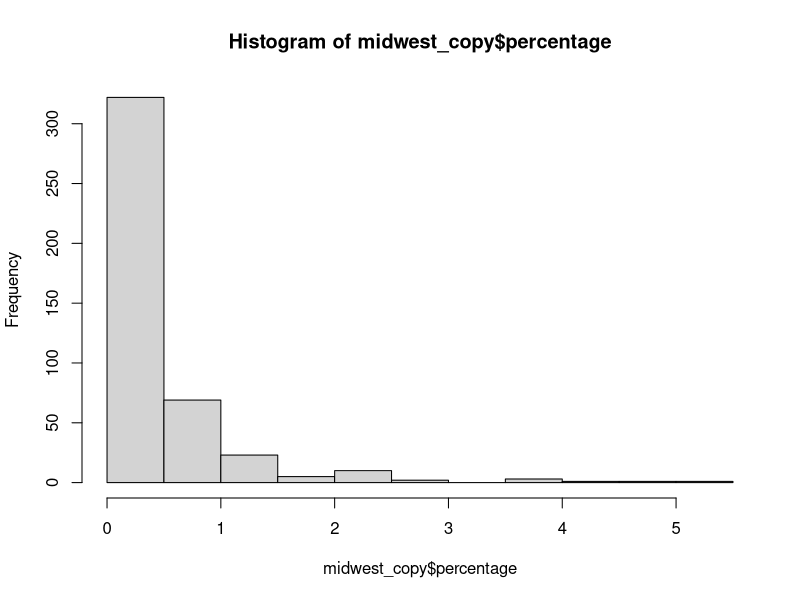
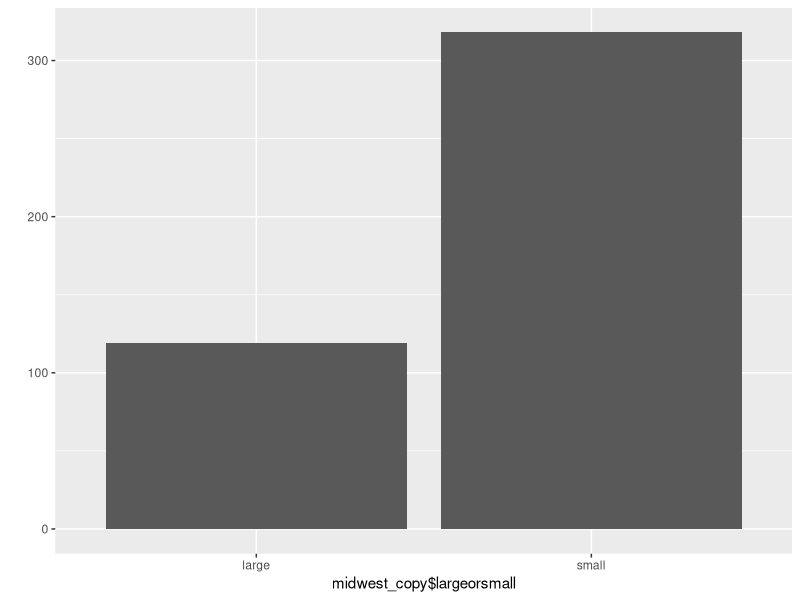

Here is the R script that generated these plots, in order:
#study 201005
#2주차 연습문제
score<-c(80, 60, 70, 50, 90)
mean_score<-mean(score)
mean_score

#3주차 연습문제
#1
df<-data.frame(제품=c("사과", "딸기", "수박"),
                 가격=c(1800,1500,3000),
                 판매량=c(24,38,13))
df
df_mean1<-mean(df$"가격")
df_mean1
df_mean2<-mean(df$"판매량")
df_mean2

install.packages("ggplot2")
library(ggplot2)
df<-as.data.frame(ggplot2::mpg)
df
df_copy<-df
install.packages("dplyr")
library(dplyr)
df_copy<-rename(df_copy, city=cty)
df_copy
df_copy<-rename(df_copy, highway=hwy)
head(df_copy)


midwest<-as.data.frame(ggplot2::midwest)
midwest_copy<-midwest
midwest_copy<-rename(midwest_copy,total=poptotal)
midwest_copy<-rename(midwest_copy,asian=popasian)
head(midwest_copy)
midwest_copy$percentage<-(midwest_copy$asian/midwest_copy$total)*100
midwest_copy
hist(midwest_copy$percentage)
mean_percentage<-mean(midwest_copy$percentage)
midwest_copy$largeorsmall<-ifelse(midwest_copy$percentage>mean_percentage,"large", "small")
library(ggplot2)
qplot(midwest_copy$largeorsmall)
table(midwest_copy$largeorsmall)

#4주차 연습문제
mpg <- as.data.frame(ggplot2::mpg)
mpg_c <- mpg
library(dplyr)
data_1 <- mpg_c %>% filter(displ<=4)
data_2 <- mpg_c %>% filter(displ>=5)
mean(data_1$hwy)
mean(data_2$hwy)

data_3 <- mpg_c %>% filter(manufacturer=="audi")
data_4 <- mpg_c %>% filter(manufacturer=="toyota")
mean(data_3$cty)
mean(data_4$cty)

data_5 <- mpg_c %>% filter(manufacturer=="chevrolet"|manufacturer=="ford"|manufacturer=="honda")
mean(data_5$hwy)

library(dplyr)
mpg <- as.data.frame(ggplot2::mpg)
mpg_new <- mpg %>% select(class, cty)
mpg_suv <- mpg_new %>% filter(mpg_new$class=="suv")
mpg_compact <- mpg_new %>% filter( mpg_new$class=="compact")
mean(mpg_suv$cty)
mean(mpg_compact$cty)

mpg_audi <- mpg %>% filter(mpg$manufacturer=="audi")
mpg_audi %>% arrange(desc(hwy)) %>% head(5)


mpg <- as.data.frame(ggplot2::mpg)
mpg_copy <- mpg
mpg_copy <- mpg_copy %>% mutate("합산연비변수"=hwy+cty)
mpg_copy <- mpg_copy %>% mutate("평균연비변수"=합산연비변수/2)
mpg_copy
mpg_copy %>% arrange(desc("평균연비변수")) %>% head(3)

mpg %>% 
  mutate("합산연비변수"=hwy+cty) %>% 
  mutate("평균연비변수"=합산연비변수/2) %>% 
  arrange(desc("평균연비변수")) %>% head(3)

mpg <- as.data.frame(ggplot2::mpg)
mpg_group <- mpg %>% group_by(class) %>% summarise(mean_cty=mean(cty))%>% arrange(desc(mean_cty))

mpg %>% group_by(manufacturer) %>% summarise(mean_hwy=mean(hwy)) %>% arrange(desc(mean_hwy)) %>% head(3)
mpg_group
mpg_group <- mpg_group %>% arrange(desc(mean_cty))
mpg_group %>% head(3)                             

mpg %>% filter(class=="compact") %>% group_by(manufacturer) %>% summarise(compact_num=n()) %>% arrange(desc(compact_num))
mpg

mpg <- as.data.frame(ggplot2::mpg)
fuel <- data.frame(fl=c("c","d","e","p","r"),
                   price_fl=c(2.35,2.38,2.11,2.76,2.22),
                   stringsAsFactors = F)
fuel
mpg <-left_join(mpg, fuel, by="fl") %>% head
mpg %>% select(model,fl,price_fl)

